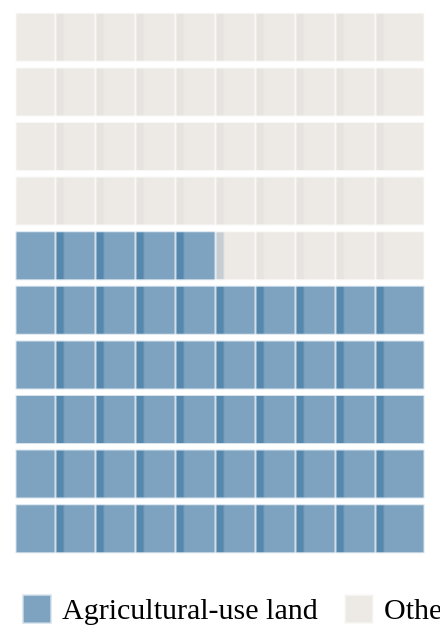

Describe this chart as a Vega-Lite specification.
### Vega-Lite specification from a JSON file in a GitHub repository (floating-point values rounded to 4 significant figures)
{"$schema": "https://vega.github.io/schema/vega-lite/v5.json", "width": "container", "height": 320, "autosize": {"type": "fit", "contains": "padding"}, "data": {"sequence": {"start": 1, "stop": 101, "as": "cell"}}, "transform": [{"calculate": "(datum.cell - 1) % 10", "as": "column"}, {"calculate": "floor((datum.cell - 1) / 10)", "as": "row"}, {"calculate": "datum.cell <= 55 ? 'Agricultural-use land' : 'Other land uses'", "as": "land_type"}, {"calculate": "datum.land_type == 'Agricultural-use land' ? '54.5%' : '45.5%'", "as": "share"}], "mark": {"type": "square", "size": 600, "stroke": "white", "strokeWidth": 1}, "encoding": {"x": {"field": "column", "type": "ordinal", "axis": null}, "y": {"field": "row", "type": "ordinal", "sort": "descending", "axis": null}, "color": {"field": "land_type", "type": "nominal", "scale": {"domain": ["Agricultural-use land", "Other land uses"], "range": ["#477DA5", "#E5E2DC"]}, "legend": {"title": null, "orient": "bottom", "direction": "horizontal"}}, "tooltip": [{"field": "land_type", "type": "nominal", "title": "Land classification"}, {"field": "share", "type": "nominal", "title": "Share"}]}, "config": {"background": "white", "font": "DM Sans", "legend": {"title": null, "orient": "bottom", "labelFont": "DM Sans", "labelFontSize": 15, "symbolSize": 220}, "axis": {"labelFont": "DM Sans", "titleFont": "DM Sans"}, "view": {"stroke": null}}}
